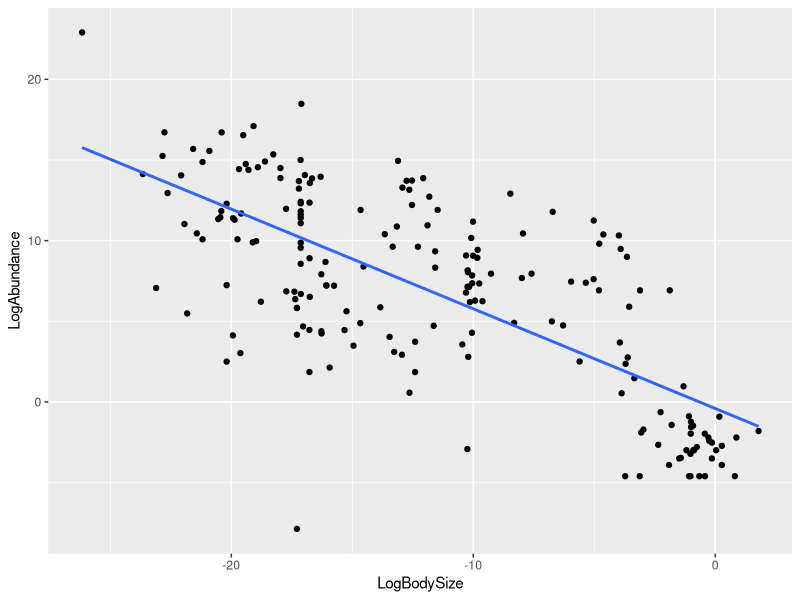
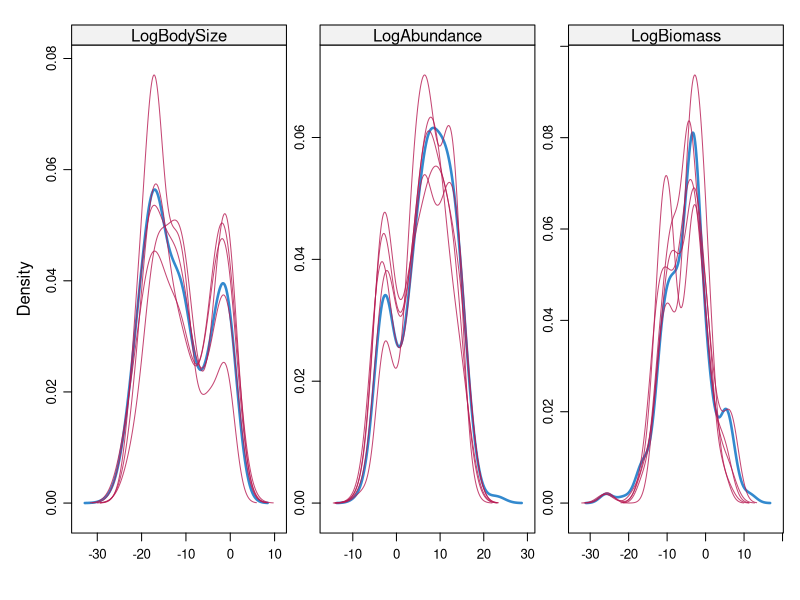
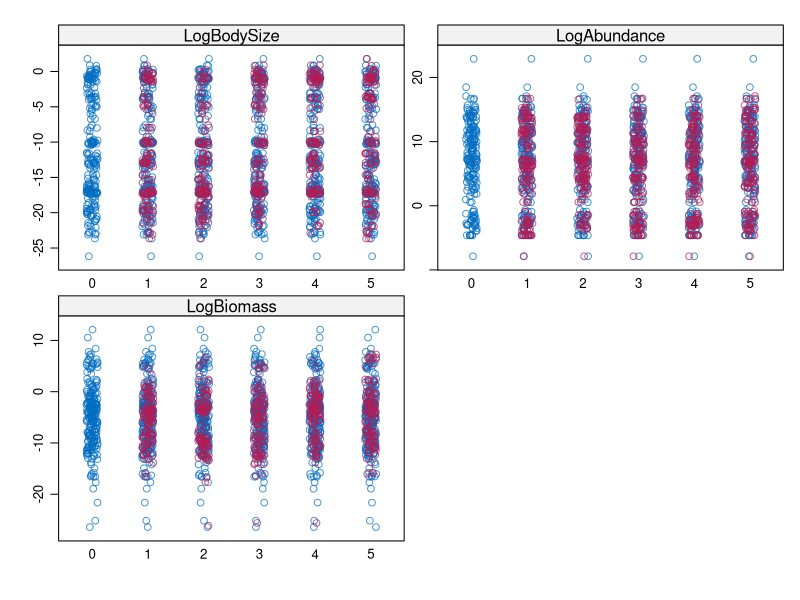
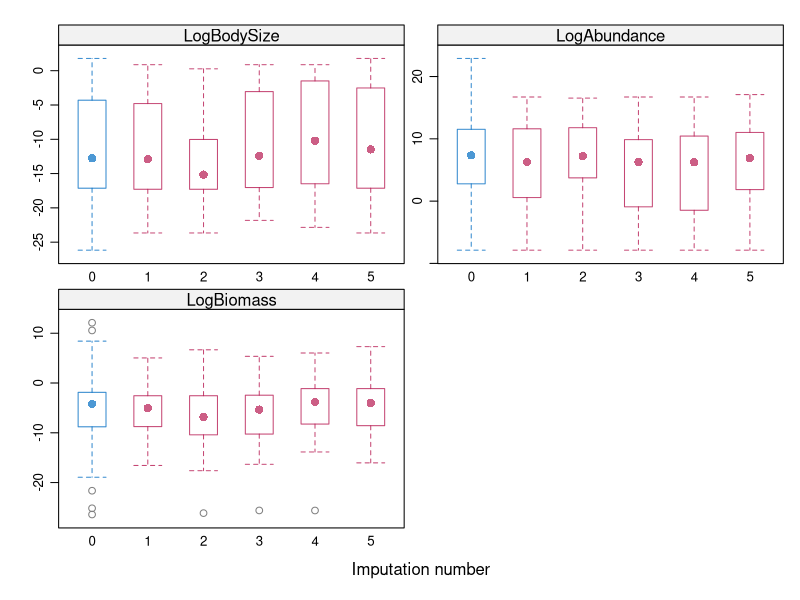
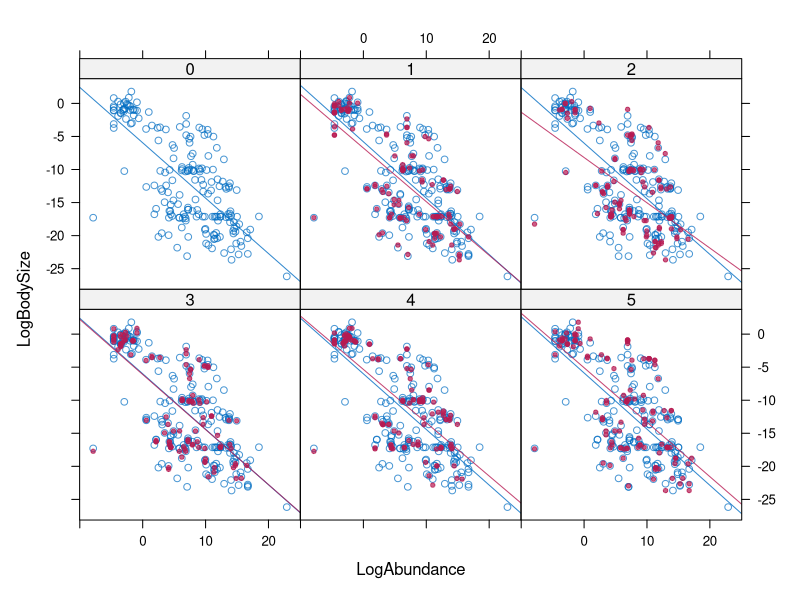
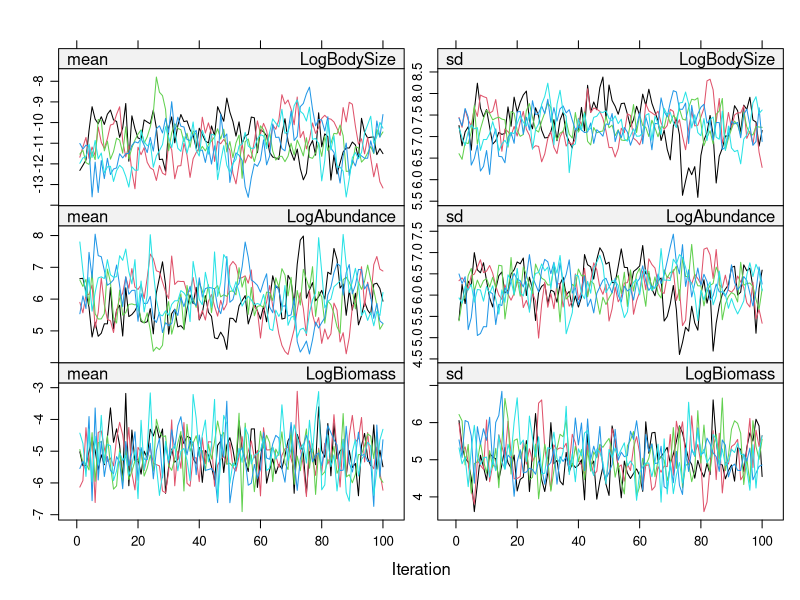

Write R code to recreate these figures, in order.
## ---- chunk 1
knitr::opts_chunk$set(echo = TRUE)
## ---- chunk 2
### Using MICE to obtain good imputation values for Mass and Abundance of organisms ###
library(tidyverse)
library(mice)
rm(list = ls())
### Read in data
csm_nodes <- read.csv("data/interactionwebdb/Carpinteria/CSMweb_Nodes.csv", as.is = T)
glimpse(csm_nodes)
summary(csm_nodes$Kingdom)

### Clean - remove protozoan kingdoms and virus
csm_nodes <- 
  csm_nodes %>% 
  filter(Kingdom != "Virus",
         Kingdom != "Protozoa")

### Select variables we want for imputation
work <- 
  csm_nodes %>% 
  # Turn body size into SI unts (Kg)
  mutate(BodySize = BodySize.g. / 1000,
         Abundance = Abundance.no..ha.,
         Biomass = Biomass.kg.ha.) %>% 
  # Fill in missing values using M * N = B
  mutate(BodySizeNew = case_when(!is.na(Abundance & Biomass) ~ Biomass / Abundance),
         AbundanceNew = case_when(!is.na(BodySize & Biomass) ~ Biomass / BodySize),
         BiomassNew = case_when(!is.na(Abundance & BodySize) ~ Abundance * BodySize)) %>% 
  # Take values from calculations
  mutate(BodySize_Work = coalesce(BodySize, BodySizeNew),
         Biomass_Work = coalesce(Biomass, BiomassNew),
         Abundance_Work = coalesce(Abundance, AbundanceNew)) %>% 
  # Select the variables
  select(BodySize = BodySize_Work,
         Abundance = Abundance_Work,
         Biomass = Biomass_Work,
         Kingdom,
         Phylum,
         Class,
         Order,
         Family,
         Genus) %>% 
  # Log the variables you want to impute
  mutate(LogBodySize = log(BodySize),
         LogBiomass = log(Biomass),
         # Only log values above 0 otherwise leads to inf values
         LogAbundance = case_when(Abundance > 0 ~ log(Abundance)))

### Visualise and prep for imputation
work %>% 
  ggplot(aes(x = LogBodySize, y = LogAbundance)) +
  geom_point() +
  geom_smooth(method = lm, se = FALSE)
## ---- chunk 3
dat <- 
  work %>% 
  # filter(Abundance != 0) %>% # remove abundance values = 0
  select(LogBodySize, LogAbundance, LogBiomass)

ini <- 
  mice(dat, maxit = 0)

meth <- 
  ini$method

pred <- 
  ini$predictorMatrix

## ---- chunk 4
meth["LogBodySize"] <- "pmm"
meth["LogAbundance"] <- "pmm"
meth["LogBiomass"] <- "~I(LogBodySize + LogAbundance)" # addition of logs is the same as multiplying exponent of log
pred[c("LogBodySize", "LogAbundance"), "LogBiomass"] <-  0
## ---- chunk 5
imp <- mice(dat, meth = meth, predictorMatrix = pred, printFlag = FALSE, m = 5, maxit = 100)
complete <- complete(imp)
## ---- chunk 6
densityplot(imp, layout = c(3,1)) # densities look good
stripplot(imp) # distribution looks good
bwplot(imp) # bw plot looks within original data range
xyplot(imp, LogBodySize ~ LogAbundance| as.factor(.imp), type = c("p", "r"), pch = c(1, 20)) # respects allometry
plot(imp) # good convergance
